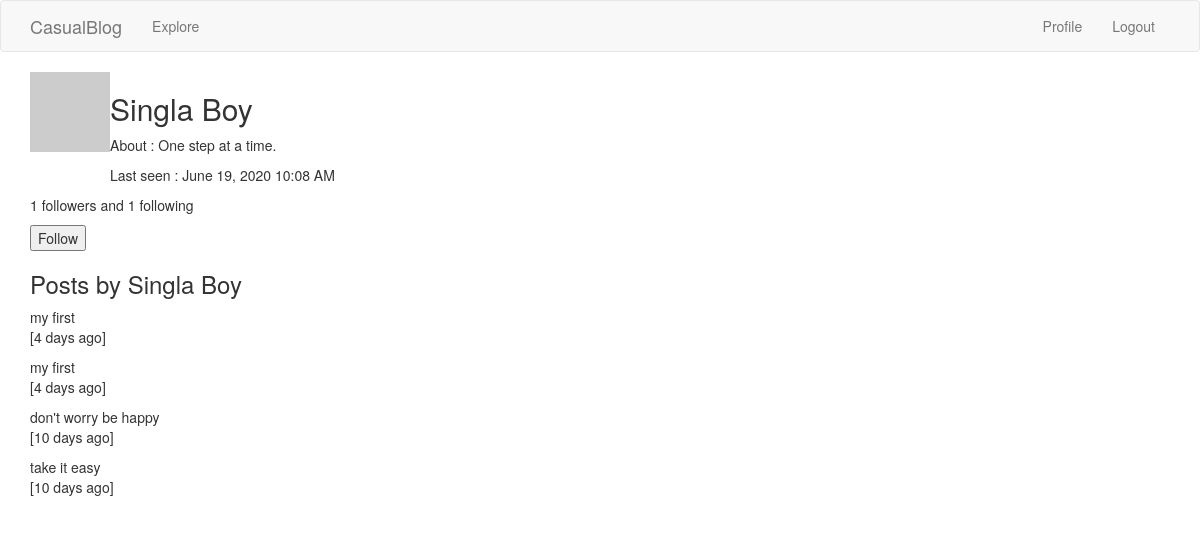
Page /user/Singla Boy (signed in) on the committed database.
### app/models.py (models this page shows, shortened)
class User(UserMixin, db.Model):
	id = db.Column(db.Integer, primary_key = True)
	username = db.Column(db.String(32), index = True, unique = True)
	email = db.Column(db.String(64), unique=True)
	password_hash = db.Column(db.String(128))
	about_me = db.Column(db.String(256))
	last_seen = db.Column(db.DateTime, default=datetime.utcnow)
	blogs = db.relationship('Blog', backref='author', lazy='dynamic')
	followed = db.relationship(
				'User', secondary=followers,
				 primaryjoin=(followers.c.follower_id == id),
				 secondaryjoin=(followers.c.followed_id == id),
				 backref=db.backref('followers', lazy='dynamic'),
				 lazy='dynamic')
	def avatar(self, size):
		digest = md5(self.email.lower().encode('utf-8')).hexdigest()
		return 'https://www.gravatar.com/avatar/{}?d=identicon&s={}'.format(digest, size)
	def is_following(self,user):
		return self.followed.filter(followers.c.followed_id == user.id).count()>0

class Blog(db.Model):
	id = db.Column(db.Integer, primary_key = True)
	title = db.Column(db.String(128), unique=True)
	time_stamp = db.Column(db.DateTime, index=True, default=datetime.utcnow)
	body = db.Column(db.String(512))
	user_id = db.Column(db.Integer, db.ForeignKey('user.id'))
	language = db.Column(db.String(5))
	tag = db.Column(db.String(16))

### app/routes.py (the view)
@app.route('/user/<username>')
@login_required
def user(username):
		user = User.query.filter_by(username=username).first_or_404()
		page = request.args.get('page',1,type=int)
		posts = user.blogs.order_by(Blog.time_stamp.desc())\
				.paginate(page, app.config['POST_PER_PAGE'], False)
		next_url = url_for('user', username=user.username, page=posts.next_num)\
					if posts.has_next else None
		prev_url = url_for('user', username=user.username, page=posts.prev_num)\
					if posts.has_prev else None
		form = FollowForm()
		return render_template('user.html', posts=posts.items, user=user,\
					form=form, next_url=next_url, prev_url=prev_url)

### app/forms.py
class FollowForm(FlaskForm):
	submit = SubmitField('Submit')

### app/models.py (called while the page is built)
@login.user_loader
def load_user(id):
	return User.query.get(int(id))

### app/routes.py (called while the page is built)
@app.before_request
def before_request():
	if current_user.is_authenticated:
		current_user.last_seen = datetime.utcnow()
		db.session.commit()

### app/templates/user.html (shortened to what this page needs)
{% extends "base.html" %}
{%block app_content%}
	<table>
		<tr valign='top'>
			<td><img src = {{ user.avatar(50) }}, padding: 20px /></td>
			<td>
			<h2>{{user.username.title()}}</h2>
			{% if user.about_me %}
			<p>About : {{user.about_me}}</p>
			{% endif %}
			{% if user.last_seen %}
			<p>Last seen : {{moment(user.last_seen).format('LLL')}}</p>
			{% endif %}
			</td>
		</tr>
	</table>
	<p>{{user.followers.count()}} followers and {{user.followed.count()}} following </p>
	{%if user==current_user %}
	<p><a href="{{url_for('edit_profile')}}">Edit your Profile</a></p>
	{%elif not current_user.is_following(user)%}
	<p>
		<form action="{{url_for('follow', username=user.username)}}", method='post'>
			{{form.submit(value='Follow')}}
		</form>
	</p>
	{%endif%}
	<div>
	{% if current_user == user%}
	<h3>Your Posts</h3>
	{%else%}
	<h3>Posts by {{user.username.title()}}</h3>
	{%endif%}
	{% for post in posts %}
		<p>{{post.body}}<br>
		   [{{moment(post.time_stamp).fromNow()}}]
		</p>
	{% endfor %}
{%endblock%}

### rows in the picture
User: username "Singla Boy", about_me "One step at a time.", last_seen "June 19, 2020 10:08 AM"
Blog: body "my first", time_stamp "4 days ago"
Blog: body "my first", time_stamp "4 days ago"
Blog: body "don't worry be happy", time_stamp "10 days ago"
Blog: body "take it easy", time_stamp "10 days ago"

### other values in the picture
{{ user.followers.count() }} "1"
{{ user.followed.count() }} "1"
